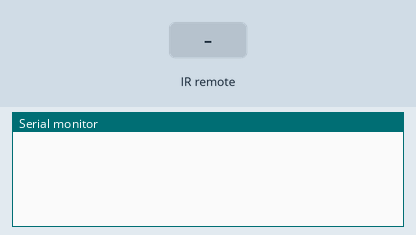
Simulated run of this sketch. Board: Arduino Uno, built with avr-gcc and run on an emulated ATmega328P. Parts: the last lines printed to the serial monitor. Inputs (shaded band) come from the test bench.

Above: at 1.2 s.
1.3 s: infrared code 0xFD020707 received
At 1.6 s:
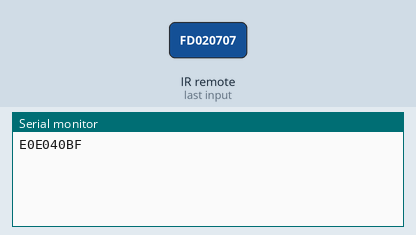
2.8 s: infrared code 0xF8070707 received
At 4.0 s:
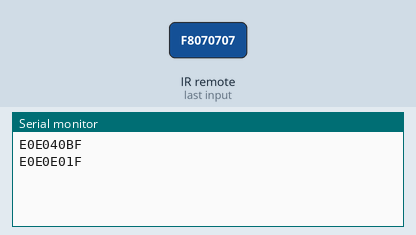
4.3 s: infrared code 0xF40B0707 received
At 5.1 s:
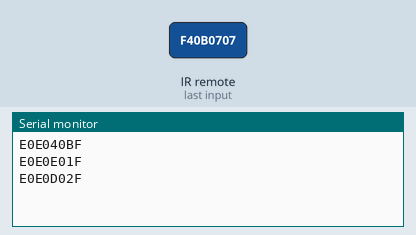

Measured:
- after the input at 1.3 s, the serial monitor: prints a new line at once (image 1)
- after the input at 2.8 s, the serial monitor: prints a new line at once (image 2)
- after the input at 4.3 s, the serial monitor: prints a new line at once (image 3)

The sketch:

IR_controller.ino
```cpp
#include <IRremote.hpp>

const int RECV_PIN = 11;
IRrecv irrecv(RECV_PIN);
const int LED = 6;
int baseBrightness = 51;

void setup() {
  Serial.begin(9600);
  irrecv.enableIRIn();
}

void loop() {
  if(irrecv.decode()){
    Serial.println(irrecv.decodedIRData.decodedRawData, HEX);
    if(irrecv.decodedIRData.decodedRawData == 0xFD020707){
      if(digitalRead(LED) == 0){
        digitalWrite(LED, HIGH);
      }
      else{
        digitalWrite(LED, LOW);
      }
    }
    else if(irrecv.decodedIRData.decodedRawData == 0xF8070707 && baseBrightness <= 205 && digitalRead(LED) == 1){
      baseBrightness += 50;
      analogWrite(LED, baseBrightness);
    }
    else if(irrecv.decodedIRData.decodedRawData == 0xF40B0707 && baseBrightness >= 50 && digitalRead(LED) == 1){
      baseBrightness -= 50;
      analogWrite(LED, baseBrightness);
    }
    delay(100);
    irrecv.resume();
  }
}

//FD020707 turn on led with power button
//F40B0707 turn off led with volume down button
```
